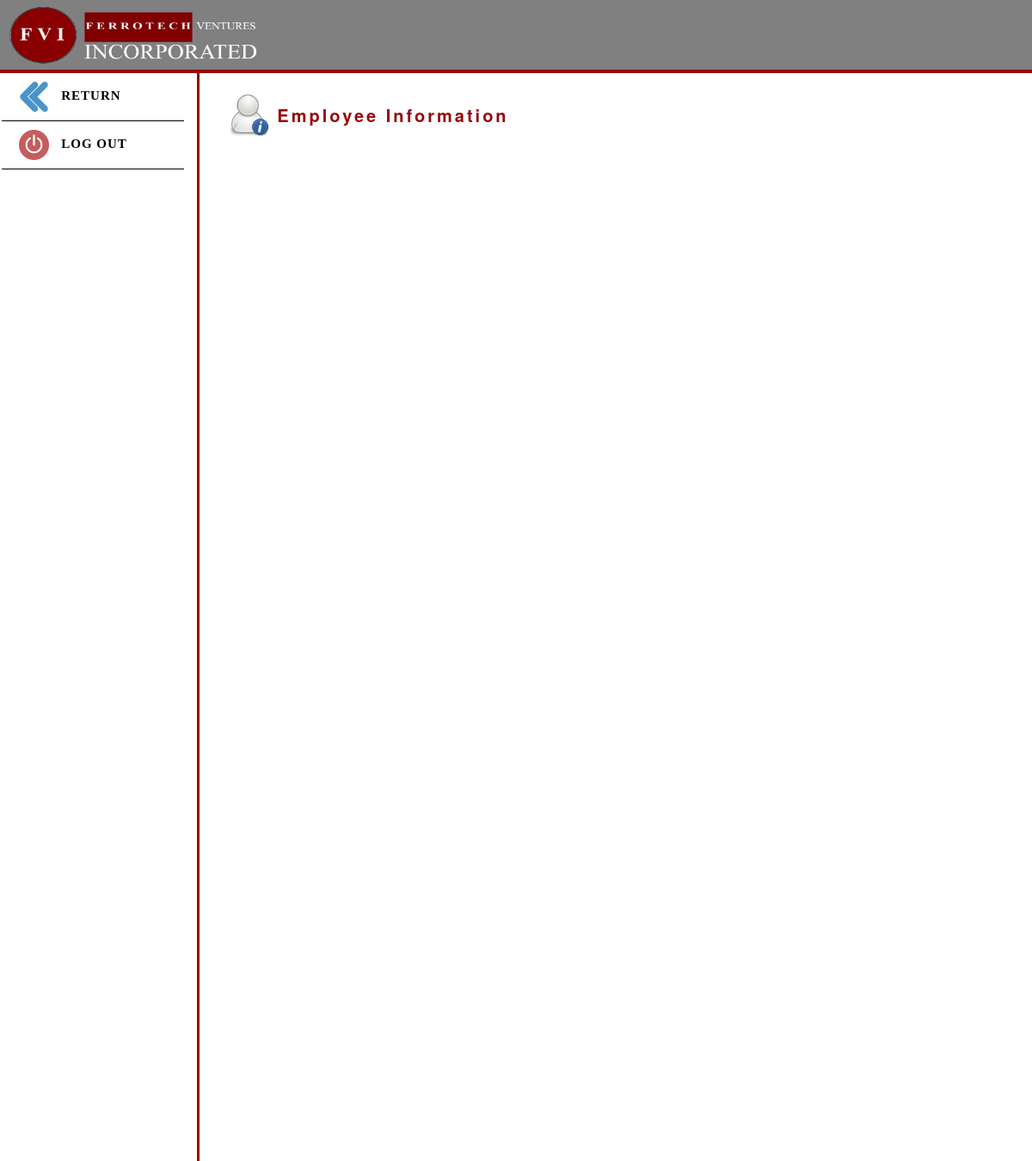
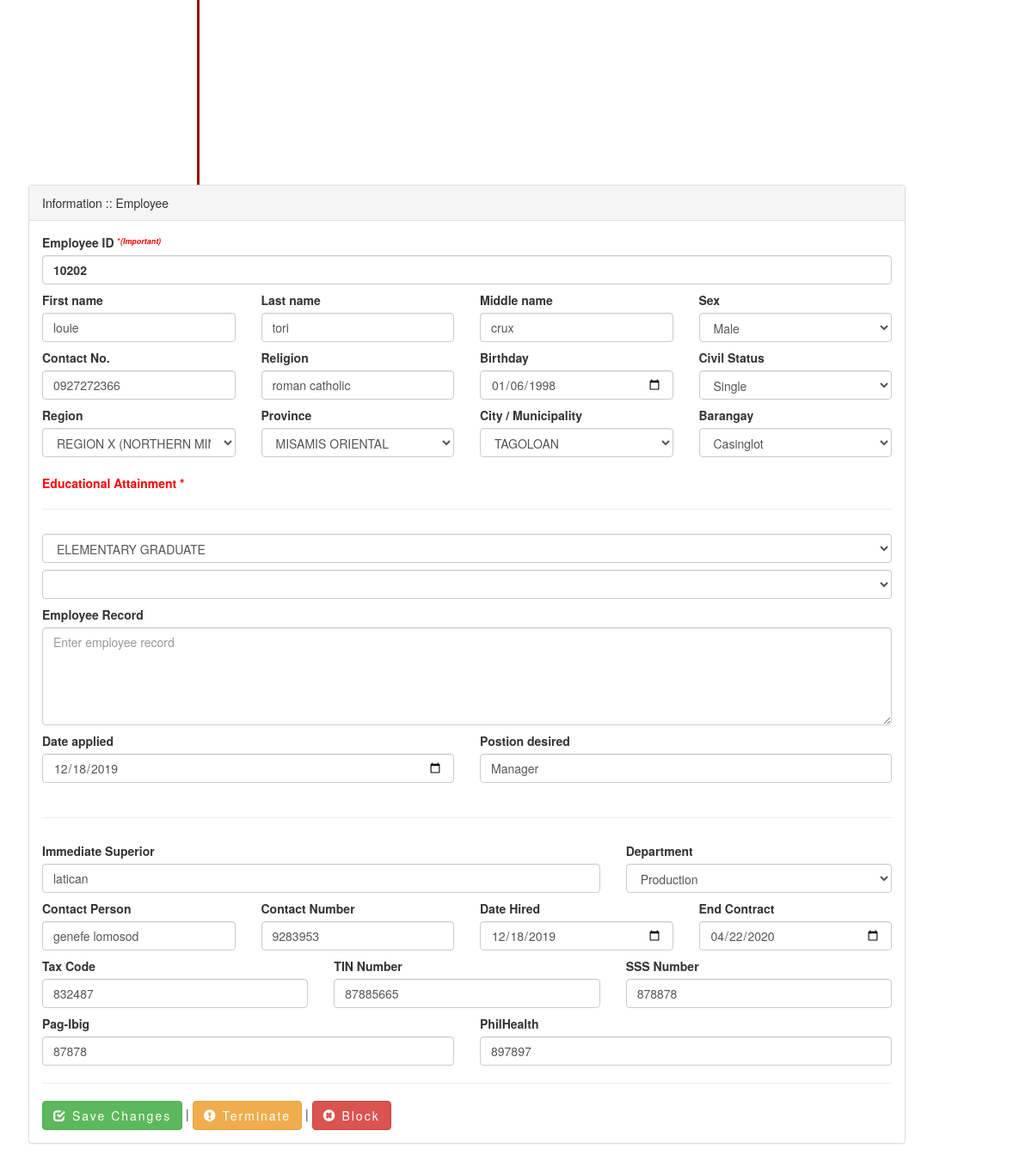
/employee_view.php?id=10202&type=Casual (signed in), run on the app's committed database (2 pictures, top to bottom).
### tables this page shows
CREATE TABLE `tbl_applicants` (
  `ID` int(11) NOT NULL,
  `a_id` text NOT NULL,
  `a_fname` varchar(26) NOT NULL,
  `a_lname` varchar(26) NOT NULL,
  `a_mname` varchar(26) NOT NULL,
  `a_gender` varchar(6) NOT NULL,
  `a_civilStatus` varchar(10) NOT NULL,
  `a_contactNumber` varchar(15) NOT NULL,
  `a_religion` varchar(100) NOT NULL,
  `a_birthday` date NOT NULL,
  `a_age` int(2) NOT NULL,
  `a_region` varchar(255) NOT NULL,
  `a_provine` varchar(255) NOT NULL,
  `a_city` varchar(255) NOT NULL,
  `a_brgy` varchar(255) NOT NULL,
  `a_education` varchar(255) NOT NULL,
  `a_masters` varchar(255) NOT NULL,
  `a_empRecords` varchar(255) NOT NULL,
  `a_dateApplied` date NOT NULL,
  `a_position` varchar(255) NOT NULL,
  `a_dateApproved` date NOT NULL,
  `a_status` text NOT NULL
);

CREATE TABLE `refregion` (
  `id` int(11) NOT NULL,
  `psgcCode` varchar(255) DEFAULT NULL,
  `regDesc` text,
  `regCode` varchar(255) DEFAULT NULL
);

CREATE TABLE `refprovince` (
  `id` int(11) NOT NULL,
  `psgcCode` varchar(255) DEFAULT NULL,
  `provDesc` text,
  `regCode` varchar(255) DEFAULT NULL,
  `provCode` varchar(255) DEFAULT NULL
);

CREATE TABLE `refcitymun` (
  `id` int(255) NOT NULL,
  `psgcCode` varchar(255) DEFAULT NULL,
  `citymunDesc` text,
  `regDesc` varchar(255) DEFAULT NULL,
  `provCode` varchar(255) DEFAULT NULL,
  `citymunCode` varchar(255) DEFAULT NULL
);

CREATE TABLE `tbl_applicant_field` (
  `ID` int(11) NOT NULL,
  `a_id` text NOT NULL,
  `a_superior` varchar(255) NOT NULL,
  `a_department` varchar(255) NOT NULL,
  `a_contactPerson` varchar(26) NOT NULL,
  `a_contactPersonNum` int(11) NOT NULL,
  `a_tax` varchar(255) NOT NULL,
  `a_tin` varchar(255) NOT NULL,
  `a_sss` varchar(255) NOT NULL,
  `a_pagibin` varchar(255) NOT NULL,
  `a_philHealth` varchar(255) NOT NULL,
  `a_dateHired` date NOT NULL,
  `a_dateEnd` date NOT NULL
);

### employee_view.php (the view, shortened to what this page needs)
<?php
include('dbcon.php');
?>
<!DOCTYPE html>
<html>
<head>
  <link rel="stylesheet" href="Bootstrap_Files/libs/bootstrap/css/bootstrap.min.css" />
	<link rel="stylesheet" type="text/css" href="css/sidebar.css">
</head>
<body>
<nav class="navbar navbar-inverse" style="background-color:gray; border: 0px; border-bottom:4px solid rgb(150, 8, 10); border-radius: 0;  padding: 5.5px;">
  <div class="container-fluid">
    <img style="margin-left: -1%;" src="images/header.png" width="300px" height="70px">
  </div>
</nav>
<div class="sidebar col-sm-12 col-md-12 col-lg-6" style="margin-top:-20px; letter-spacing: 1px;">
    <?php
    if(isset($_GET['type'])){
      $type = $_GET['type'];
      if($type == "Casual"){
         $link = "casual_list.php";
      }elseif($type == "ProjectBased"){
        $link = "projectbased_list.php";
      }elseif($type == "Regular"){
        $link = "reg_emp_list.php";
      }elseif($type == "Block"){
        $link = "blocklist.php";
      }
    }
    ?>
 	 <a href="<?= $link ?>" style="text-decoration: none;"><li><span style="font-family: 'Calibri'"><img src="images/return.png" height="35px"> &nbsp; RETURN </span></li></a>
 	 <a type="button" data-toggle="modal" data-target="#logout" style="text-decoration: none;">
    <li><span style="font-family: 'Calibri'"><img src="images/off.png" height="35px"> &nbsp; LOG OUT</span> </li></a>
</div>
<h2 style="font-weight:bold; color:rgb(150, 8, 10); margin-left: 22%; margin-top:2%;">
  <span><img src="images/emp_info.jpeg" height="50px"></span> <b style="font-size:20px; letter-spacing: 3px;">Employee Information</b>
</h2>
<br><br>
<div class="container col-xs-6 col-md-6 col-lg-6" style="margin-left:18px; margin-top: -20px; width: 1050px;">
  <div class="panel panel-default">
    <div class="panel-heading">
      Information :: Employee
    </div>
    <div class="panel-body">
      <form method="POST" action="?id=<?= $_GET['id'] ?>&type=<?=$_GET['type']?>" class="form-horizontal">
        <?php
        if(isset($_GET['id'])){
          $id = $_GET['id'];
          $rs = mysqli_query($conn, "SELECT * FROM tbl_applicants WHERE a_id = '$id'");
          $row = mysqli_fetch_array($rs);
          $rs_f = mysqli_query($conn, "SELECT * FROM tbl_applicant_field WHERE a_id = '$id'");
          $row_f = mysqli_fetch_array($rs_f);
        }else{
          ?>
          <script type="text/javascript">window.location.href = "waiting_list.php"</script>
          <?php
        }
        ?>
          <div class="row">
            <div class="col-md-12">
              <div class="form-horizontal">
                <label>Employee ID <small><sup style="color: red;">*<i>(Important)</i></sup></small></label>
                <input type="text"  style="font-weight: bold; color: #333;" class="form-control" value="<?= $row['a_id'] ?>" placeholder="Enter Employee ID here.." name="emp_id" required>
              </div>
            </div>
          </div>
          <div class="row" style="padding-top: 8px;">
            <div class="col-md-3">
              <div class="form-horizontal">
                <label>First name</label>
                <input type="text" class="form-control" value="<?= $row['a_fname'] ?>" placeholder="Enter First name here.." name="firstname" required>
              </div>
            </div>
            <div class="col-md-3">
              <div class="form-horizontal">
                <label>Last name</label>
                <input type="text" class="form-control" value="<?= $row['a_lname'] ?>" placeholder="Enter Last name here.." name="lastname" required>
              </div>
            </div>
            <div class="col-md-3">
              <div class="form-horizontal">
                <label>Middle name</label>
                <input type="text" class="form-control" value="<?= $row['a_mname'] ?>" placeholder="Enter Middle name here.." name="middlename"required>
              </div>
            </div>
            <div class="col-md-3">
              <div class="form-horizontal">
                <label>Sex</label>
                <select name="sex" class="form-control" required>
                  <option selected><?= $row['a_gender'] ?></option>
                </select>
              </div>
            </div>
          </div>
          <div class="row" style="padding-top: 8px;">
            <div class="col-md-3">
              <div class="form-horizontal">
                <label>Contact No.</label>
                <input type="number" class="form-control" oninput="this.value = this.value.replace(/[^0-9]/g, '').replace(/[\..*]\./g, '$1')" value="<?= $row['a_contactNumber'] ?>"  placeholder="Enter Contact No. here.." name="contactnum"required>
              </div>
            </div>
            <div class="col-md-3">
              <div class="form-horizontal">
                <label>Religion</label>
                <input type="text" class="form-control" value="<?= $row['a_religion'] ?>"  placeholder="Enter Religion here.." name="religion"required>
              </div>
            </div>
            <div class="col-md-3">
              <div class="form-horizontal">
                <label>Birthday</label>
                <input type="date" class="form-control" value="<?= $row['a_birthday'] ?>" name="birthday"required>
              </div>
            </div>
            <div class="col-md-3">
              <div class="form-horizontal">
                <label>Civil Status</label>
                <select name="civilstat" class="form-control" required>
                  <option selected><?= $row['a_civilStatus'] ?></option>
                </select>
              </div>
            </div>
          </div>
          <div class="row" style="padding-top: 8px;">
            <div class="col-md-3">
              <div class="form-horizontal">
                <label>Region </label>
                <select class="form-control" id="regCode" name="region" onchange="getprovince()" required>
                  <?php
                    $code = $row['a_region'];
                    $d_address = mysqli_query($conn, "SELECT * FROM refregion WHERE regCode = '$code'");
                    $r_address = mysqli_fetch_array($d_address);
                  ?>
                  <option selected value="<?= $code ?>"><?= $r_address['regDesc'] ?></option>
                </select>
              </div>
            </div>
            <div class="col-md-3">
              <div class="form-horizontal">
                <label>Province </label>
                <select class="form-control" name="province" required id="provCode" onchange="getMunicity()">
                  <?php
                    $code = $row['a_provine'];
                    $d_address = mysqli_query($conn, "SELECT * FROM refprovince WHERE provCode = '$code'");
                    $r_address = mysqli_fetch_array($d_address);
                  ?>
                  <option selected value="<?= $code ?>"><?= $r_address['provDesc'] ?></option>
                </select>
              </div>
            </div>
            <div class="col-md-3">
              <div class="form-horizontal">
                <label>City / Municipality</label>
                <select class="form-control" name="citymun" required id="citymunCode" onchange="getBrgy()">
                  <?php
                    $code = $row['a_city'];
                    $d_address = mysqli_query($conn, "SELECT * FROM refcitymun WHERE citymunCode = '$code'");
                    $r_address = mysqli_fetch_array($d_address);
                  ?>
                  <option selected value="<?= $code ?>"><?= $r_address['citymunDesc'] ?></option>
                </select>
              </div>
            </div>
            <div class="col-md-3">
              <div class="form-horizontal">
                <label>Barangay</label>
                <select class="form-control" name="brgy" required id="brgyCode" >
                  <option selected><?= $row['a_brgy'] ?></option>
                </select>
              </div>
            </div>
          </div>
        <br>
        <b style="color: red;">Educational Attainment *</b>
        <hr>
        <div class="row" style="padding-top: 8px;">
          <div class="col-md-12">
            <div class="form-horizontal">
              <select name="educationalattainment" class="form-control" required="" style="text-transform: uppercase;">
                <option selected><?= $row['a_education'] ?></option>
              </select>
            </div>
          </div>
        </div>
        <div class="row" style="padding-top: 8px;">
          <div class="col-md-12">
            <div class="form-horizontal">
              <select name="masters" class="form-control" style="text-transform: uppercase;">
                <option selected><?= $row['a_masters'] ?></option>
                <option value="" disabled>Master's Degree (Optional)</option>
              </select>
            </div>
          </div>
        </div>
        <div class="row" style="padding-top: 8px;">
          <div class="col-md-12">
            <div class="form-horizontal">
              <label>Employee Record</label>
              <textarea rows="5" class="form-control"  placeholder="Enter employee record" name="employeerecord" required><?= $row['a_empRecords'] ?></textarea>
            </div>
          </div>
        </div>
        <div class="row" style="padding-top: 8px;">
          <div class="col-md-6">
            <div class="form-horizontal">
              <label>Date applied</label>
              <input type="date" class="form-control" value="<?= $row['a_dateApplied'] ?>" placeholder="Enter Date applied" name="dateapplied" required>
            </div>
          </div>
          <div class="col-md-6">
            <div class="form-horizontal">
              <label>Postion desired</label>
              <input type="text" class="form-control" value="<?= $row['a_position'] ?>" placeholder="Enter Position desire" name="positiondesired" required>
            </div>
          </div>
        </div>
        <br>
        <hr>
          <div class="row" style="padding-top: 8px;">
          <div class="col-md-8">
            <div class="form-horizontal">
              <label>Immediate Superior</label>
              <input type="text" class="form-control" value="<?= $row_f['a_superior'] ?>" placeholder="Enter Superior here.." name="superior" required>
            </div>
          </div>
          <div class="col-md-4">
            <div class="form-horizontal">
              <label>Department</label>
              <select class="form-control" name="department" required id="department">
                <option selected><?= $row_f['a_department'] ?></option>
              </select>
            </div>
          </div>
        </div>
        <div class="row" style="padding-top: 8px;">
          <div class="col-md-3">
            <div class="form-horizontal">
              <label>Contact Person</label>
               <input type="text" class="form-control" value="<?= $row_f['a_contactPerson'] ?>" placeholder="Enter Contact Person here.." name="conPerson" required>
            </div>
          </div>
          <div class="col-md-3">
            <div class="form-horizontal">
              <label>Contact Number</label>
               <input type="text" value="<?= $row_f['a_contactPersonNum'] ?>" oninput="this.value = this.value.replace(/[^0-9.]/g, '').replace(/(\..*)\./g, '$1');" class="form-control" placeholder="Enter Superior here.." name="conNum" required>
            </div>
          </div>
          <div class="col-md-3">
            <div class="form-horizontal">
              <label>Date Hired</label>
               <input type="date" class="form-control" value="<?= $row_f['a_dateHired'] ?>" name="dateHired" required>
            </div>
          </div>
          <div class="col-md-3">
            <div class="form-horizontal">
              <label>End Contract</label>
               <input type="date" class="form-control" value="<?= $row_f['a_dateEnd'] ?>" name="dateEnd" required>
            </div>
          </div>
        </div>
        <div class="row" style="padding-top: 8px;">
          <div class="col-md-4">
            <div class="form-horizontal">
              <label>Tax Code</label>
               <input type="text" class="form-control" value="<?= $row_f['a_tax'] ?>" placeholder="Enter Tax Code here.." name="tax" required>
            </div>
          </div>
          <div class="col-md-4">
            <div class="form-horizontal">
              <label>TIN Number</label>
               <input type="text" class="form-control" value="<?= $row_f['a_tin'] ?>" placeholder="Enter TIN Number here.." name="tin" required>
            </div>
          </div>
          <div class="col-md-4">
            <div class="form-horizontal">
              <label>SSS Number</label>
               <input type="text" class="form-control" value="<?= $row_f['a_sss'] ?>" placeholder="Enter SSS Number here.." name="sss" required>
            </div>
          </div>
        </div>
        <div class="row" style="padding-top: 8px;">
          <div class="col-md-6">
            <div class="form-horizontal">
              <label>Pag-Ibig</label>
               <input type="text" class="form-control" value="<?= $row_f['a_pagibin'] ?>" placeholder="Enter Pag-Ibig here.." name="pagibig" required>
            </div>
          </div>
          <div class="col-md-6">
            <div class="form-horizontal">
              <label>PhilHealth</label>
               <input type="text" class="form-control" value="<?= $row_f['a_philHealth'] ?>" placeholder="Enter Phil-Health here.." name="philHealth" required>
            </div>
          </div>
        </div>
        <hr>
        <?php
        if(!isset($_GET['block'])){
          ?>
         <button style="letter-spacing: 2px;" type="submit" name="btn_waiting_hired" class="btn btn-success"><span class=" glyphicon glyphicon-check"></span> Save Changes </button> |
         <a href="a_termination.php?id=<?= $id ?>&type=<?= $_GET['type'] ?>" style="letter-spacing: 2px;" type="submit" name="btn_waiting_hired" class="btn btn-warning"><span class="  glyphicon glyphicon-exclamation-sign"></span> Terminate </a> |
         <a href="a_blockform.php?id=<?= $id ?>&type=<?= $_GET['type'] ?>" style="letter-spacing: 2px;" type="submit" name="btn_waiting_hired" class="btn btn-danger"><span class=" glyphicon glyphicon-remove-sign"></span> Block </a>
          <?php
        }
        ?>
        </form>
    </div>
  </div>
</div>
</body>
</html>

### css/sidebar.css (style rules this page uses)
body { margin: 0px 0px; padding: 0px 0px; }
* { margin: 0px 0px; padding: 0px 0px; }
.sidebar { background-color:white; border-right:solid rgb(150, 8, 10); margin-left: -8px; width: 20%; height: 1500px; }
li { font-weight: bold; list-style-type: none; color: black; padding: 10px 20px; border-bottom:1px solid black; font-family: oblique; font-size: 15px; margin-left: -5px; }

### data on the page
tbl_applicants: emp_id "10202", firstname "louie", lastname "tori", middlename "crux", sex "Male", contactnum "0927272366", religion "roman catholic", birthday "01/06/1998", civilstat "Single", brgy "Casinglot", educationalattainment "Elementary graduate", dateapplied "12/18/2019", positiondesired "Manager"
refregion: region "REGION X (NORTHERN MINDANAO)"
refprovince: province "MISAMIS ORIENTAL"
refcitymun: citymun "TAGOLOAN"
tbl_applicant_field: superior "latican", department "Production", conPerson "genefe lomosod", conNum "9283953", dateHired "12/18/2019", dateEnd "04/22/2020", tax "832487", tin "87885665", sss "878878", pagibig "87878", philHealth "897897"
